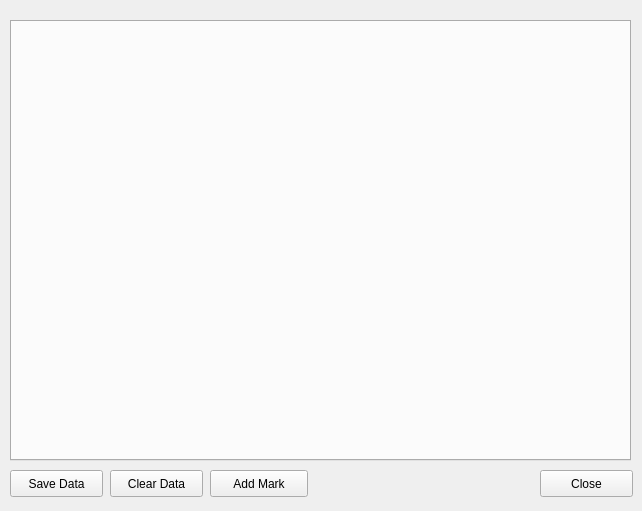
<?xml version="1.0" encoding="UTF-8"?>
<ui version="4.0">
 <class>DataDisplayerWindow</class>
 <widget class="QWidget" name="DataDisplayerWindow">
  <property name="geometry">
   <rect>
    <x>0</x>
    <y>0</y>
    <width>642</width>
    <height>511</height>
   </rect>
  </property>
  <property name="windowTitle">
   <string>Data Displayer</string>
  </property>
  <property name="styleSheet">
   <string notr="true"/>
  </property>
  <widget class="QTabWidget" name="displayerTab">
   <property name="geometry">
    <rect>
     <x>10</x>
     <y>20</y>
     <width>621</width>
     <height>441</height>
    </rect>
   </property>
   <property name="currentIndex">
    <number>-1</number>
   </property>
  </widget>
  <widget class="QPushButton" name="closeButton">
   <property name="geometry">
    <rect>
     <x>540</x>
     <y>470</y>
     <width>93</width>
     <height>27</height>
    </rect>
   </property>
   <property name="text">
    <string>Close</string>
   </property>
  </widget>
  <widget class="QPushButton" name="saveDataButton">
   <property name="geometry">
    <rect>
     <x>10</x>
     <y>470</y>
     <width>93</width>
     <height>27</height>
    </rect>
   </property>
   <property name="text">
    <string>Save Data</string>
   </property>
  </widget>
  <widget class="QPushButton" name="clearDataButton">
   <property name="geometry">
    <rect>
     <x>110</x>
     <y>470</y>
     <width>93</width>
     <height>27</height>
    </rect>
   </property>
   <property name="text">
    <string>Clear Data</string>
   </property>
  </widget>
  <widget class="QPushButton" name="insertMarkButton">
   <property name="geometry">
    <rect>
     <x>210</x>
     <y>470</y>
     <width>98</width>
     <height>27</height>
    </rect>
   </property>
   <property name="text">
    <string>Add Mark</string>
   </property>
  </widget>
 </widget>
 <resources/>
 <connections/>
</ui>
